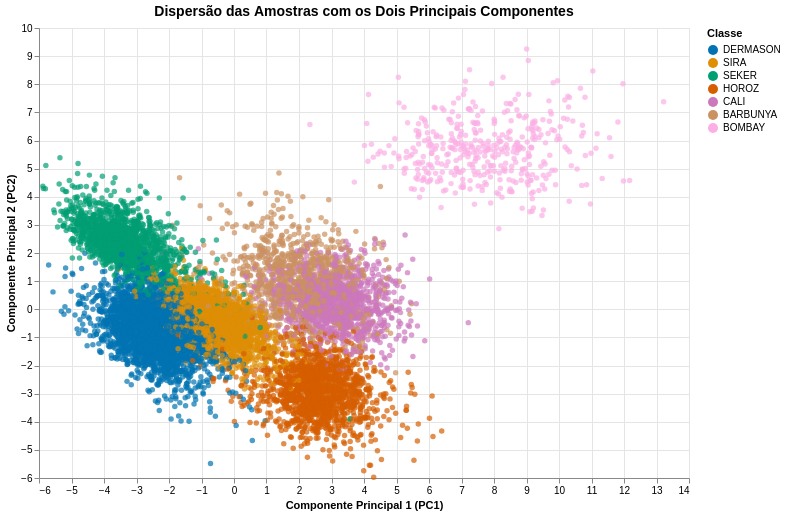

The cell this chart's notebook holds for it:
### Code cell
import altair as alt
import pandas as pd
import numpy as np

# montagem do dataframe com os dois principais componentes determinados pelo pca:
df_pca_plot = pd.DataFrame({"PC1": X_train_pca2d[:, 0],"PC2": X_train_pca2d[:, 1],"Class": y_train})
# escala de cores com dicionário CLASS_COLORS:
color_scale = alt.Scale(domain=list(CLASS_COLORS.keys()),range=list(CLASS_COLORS.values()))
# gráfico de dispersão com altair:
chart = (
    alt.Chart(df_pca_plot)
    .mark_circle(size=30, opacity=0.7)
    .encode(
        x=alt.X("PC1:Q", title="Componente Principal 1 (PC1)"),
        y=alt.Y("PC2:Q", title="Componente Principal 2 (PC2)"),
        color=alt.Color("Class:N", scale=color_scale, title="Classe"),
        tooltip=[
            "Class:N",
            alt.Tooltip("PC1:Q", format=".2f"),
            alt.Tooltip("PC2:Q", format=".2f")
        ]
    )
    .properties(
        title="Dispersão das Amostras com os Dois Principais Componentes",
        width=650,
        height=450
    )
)

# exibição do gráfico final:
chart_stylized = stylize(chart)
display(chart_stylized)

### Figure 1 — Vega-Lite specification as saved in the notebook (floating-point values rounded to 4 significant figures; data arrays with more than 128 entries replaced by an {"elided": "..."} marker saying what was removed)
{"config": {"view": {"continuousWidth": 300, "continuousHeight": 300}, "axis": {"gridColor": "#E5E5E5", "labelFontSize": 10, "titleFontSize": 11}, "legend": {"labelFontSize": 10, "symbolOpacity": 1, "titleFontSize": 11}, "title": {"fontSize": 14}}, "data": {"name": "data-2fbec77ba30506ef8f097530af4aefe6"}, "mark": {"type": "circle", "opacity": 0.7, "size": 30}, "encoding": {"color": {"field": "Class", "scale": {"domain": ["DERMASON", "SIRA", "SEKER", "HOROZ", "CALI", "BARBUNYA", "BOMBAY"], "range": ["#0173B2", "#DE8F05", "#029E73", "#D55E00", "#CC78BC", "#CA9161", "#FBAFE4"]}, "title": "Classe", "type": "nominal"}, "tooltip": [{"field": "Class", "type": "nominal"}, {"field": "PC1", "format": ".2f", "type": "quantitative"}, {"field": "PC2", "format": ".2f", "type": "quantitative"}], "x": {"field": "PC1", "title": "Componente Principal 1 (PC1)", "type": "quantitative"}, "y": {"field": "PC2", "title": "Componente Principal 2 (PC2)", "type": "quantitative"}}, "height": 450, "title": "Dispersão das Amostras com os Dois Principais Componentes", "width": 650, "$schema": "https://vega.github.io/schema/vega-lite/v5.20.1.json", "datasets": {"data-2fbec77ba30506ef8f097530af4aefe6": {"elided": "10888 records"}}}
